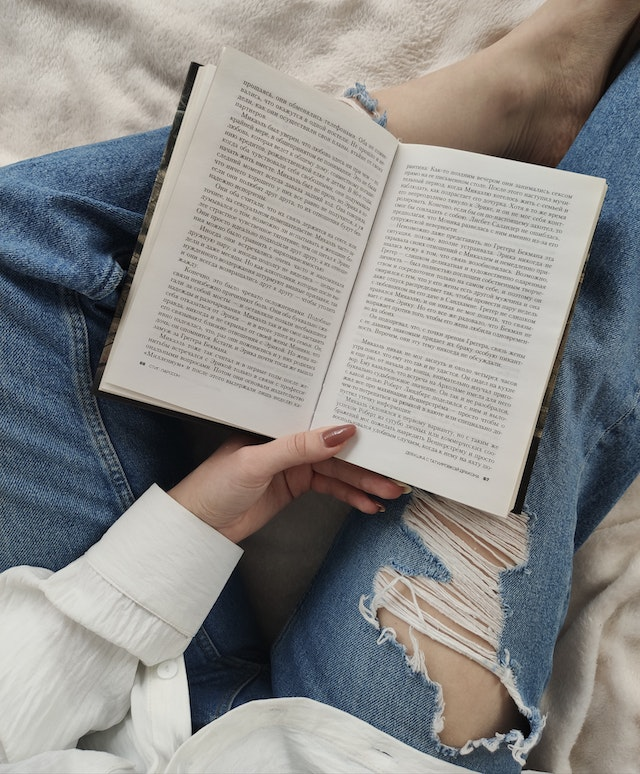
#> input picture OpenCV/book.jpg, 640 x 774 px
$ jupyter execute '13. 이미지 변형 (이진화).ipynb'
#> lines starting #> are read from the running program, lines starting #| are printed output that depends on the picture; after the words box and inside, x2 and y2 are one past the last pixel; in counts of white or black regions, pixels touching at a corner belong together
# 13. 이미지 변형 (이진화)

## Threshold

[cell 1]
import cv2
img = cv2.imread('book.jpg', cv2.IMREAD_GRAYSCALE)
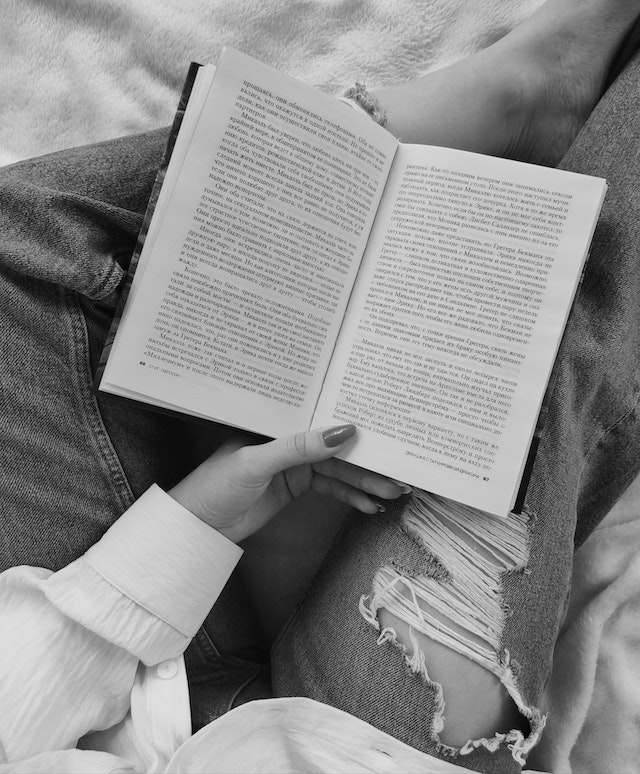
#> img: shape (774, 640); min 0, max 229, mean 138.9

## Trackbar (값 변화에 따른 변형 확인)
ret, binary = cv2.threshold(img, 127, 255, cv2.THRESH_BINARY)
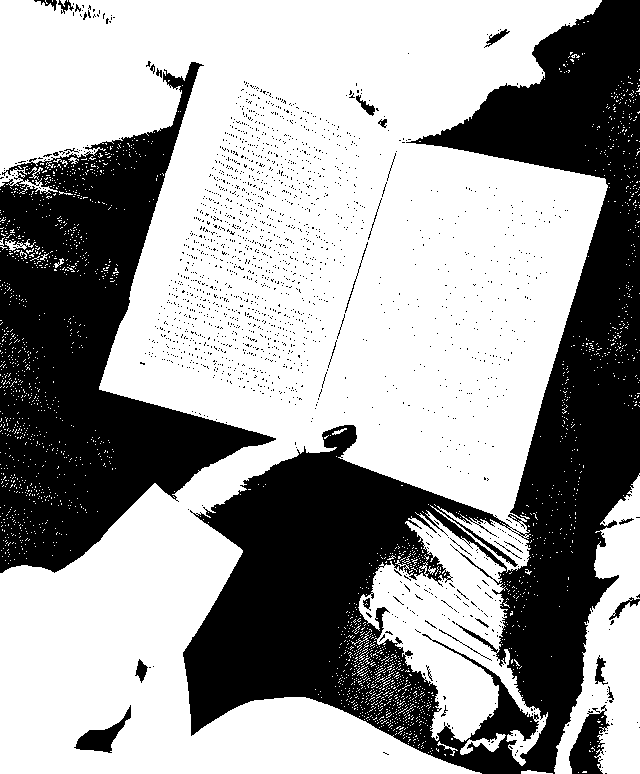
#> binary: shape (774, 640); 62.3% white; 1917 black regions (1886 under 20 px), largest, box (x1, y1, x2, y2) and area: (183, 0, 640, 774) 119074, (0, 62, 276, 573) 60053, (569, 705, 610, 774) 1548

cv2.imshow('img', img)
cv2.imshow('binary', binary)

cv2.waitKey(0)
cv2.destroyAllWindows()

## Trackbar (값 변화에 따른 변형 확인)

[cell 2]
import cv2

def empty(pos):
#     print(pos)
    pass

img = cv2.imread('book.jpg', cv2.IMREAD_GRAYSCALE)

name = 'Trackbar'
cv2.namedWindow(name)

cv2.createTrackbar('threshold', name, 127, 255, empty) # bar 이름, 창의 이름, 초기값, 최대값, 이벤트 처리

while True:
    thresh = cv2.getTrackbarPos('threshold', name) # bar 이름, 창의 이름
    ret, binary = cv2.threshold(img, thresh, 255, cv2.THRESH_BINARY)
#> ret = 127

    if not ret:
        break

    cv2.imshow(name, binary)
    if cv2.waitKey(1) == ord('q'):
#> (key q is pressed here)
        break

cv2.destroyAllWindows()

## Adaptive Threshold

이미지를 작은 영역으로 나눠서 임계치 적용 (반사가 심하거나, 조명이 일정하지 않아 밝고 어두운 이미지에 사용하길 추천)

[cell 3]
import cv2

def empty(pos):
#     print(pos)
    pass

img = cv2.imread('book.jpg', cv2.IMREAD_GRAYSCALE)

name = 'Trackbar'
cv2.namedWindow(name)

# bar 이름, 창의 이름, 초기값, 최대값, 이벤트 처리
cv2.createTrackbar('block_size', name, 25, 100, empty) # 홀수만 가능, 1보다는 큰 값
cv2.createTrackbar('c', name, 3, 10, empty) # 일반적으로 양수의 값을 사용

while True:
    block_size = cv2.getTrackbarPos('block_size', name) # bar 이름, 창의 이름
    c = cv2.getTrackbarPos('c', name)

    if block_size <= 1: # 1 이하면 3으로 변경
        block_size = 3

    if block_size % 2 == 0: # 짝수이면 홀수로
        block_size += 1

    binary = cv2.adaptiveThreshold(img, 255, cv2.ADAPTIVE_THRESH_MEAN_C, cv2.THRESH_BINARY, block_size, c)
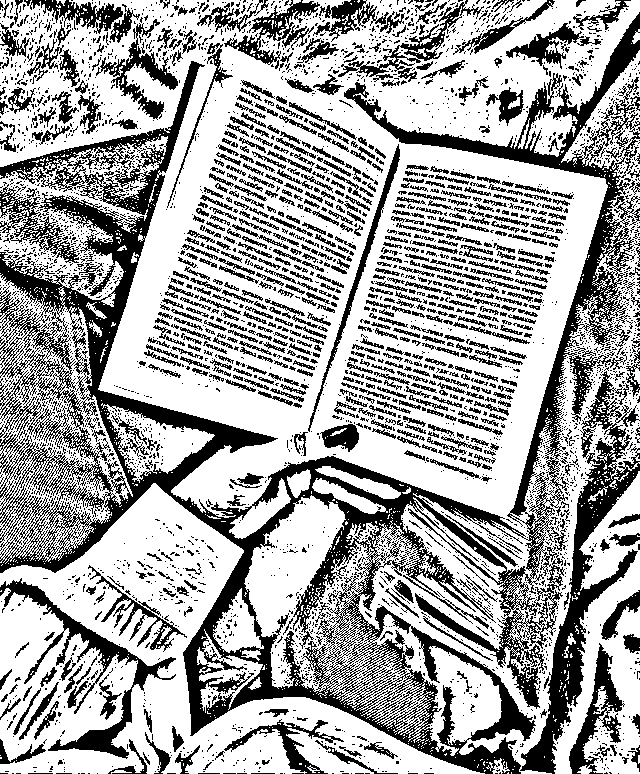
#> binary: shape (774, 640); 64.8% white; 3873 black regions (3106 under 20 px), largest, box (x1, y1, x2, y2) and area: (0, 12, 640, 774) 80341, (520, 371, 640, 774) 9671, (0, 578, 176, 759) 4479


    cv2.imshow(name, binary)
    if cv2.waitKey(1) == ord('q'):
#> (key q is pressed here)
        break

cv2.destroyAllWindows()

## 오츠 알고리즘

Bimodal Image 에 사용하기 적합 (최적의 임계치를 자동으로 발견)

[cell 4]
import cv2
img = cv2.imread('book.jpg', cv2.IMREAD_GRAYSCALE)

ret, binary = cv2.threshold(img, 127, 255, cv2.THRESH_BINARY)
ret, otsu = cv2.threshold(img, -1, 255, cv2.THRESH_BINARY | cv2.THRESH_OTSU)
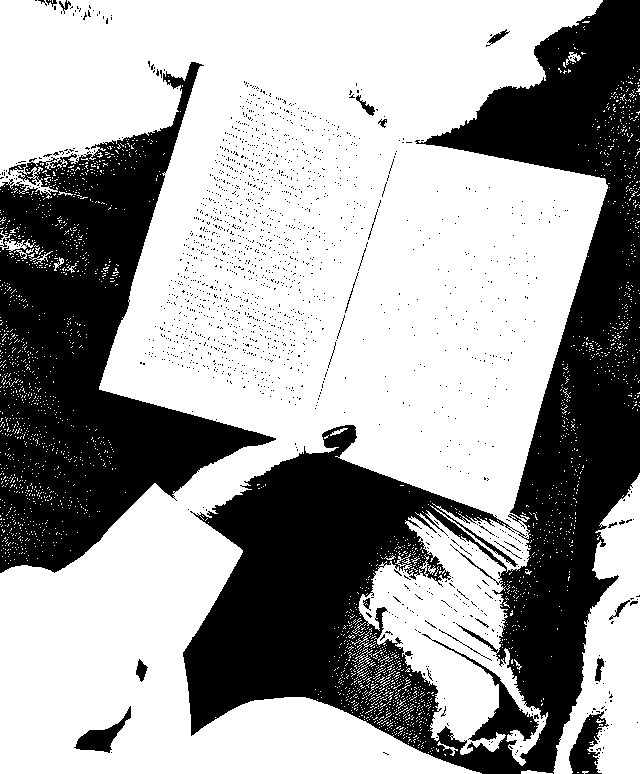
#> otsu: shape (774, 640); 63.2% white; 1669 black regions (1644 under 20 px), largest, box (x1, y1, x2, y2) and area: (183, 0, 640, 774) 116840, (0, 62, 276, 573) 59137, (569, 711, 609, 774) 1252
#> ret = 124
print('otsu threshold', ret)
#| otsu threshold 124.0

cv2.imshow('img', img)
cv2.imshow('binary', binary)
cv2.imshow('otsu', otsu)

cv2.waitKey(0)
cv2.destroyAllWindows()
